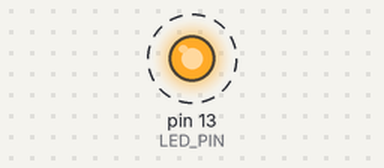
The sketch below on a simulated Arduino Uno, built with avr-gcc and run on an emulated ATmega328P. Shown: output pins drawn as LEDs (lit = HIGH). Dashed ring = blinking. What the sketch prints to the serial monitor is not drawn.

Above: at 0.2 s.
Timing chart, 0 to 3.0 s (numbered marks = the images above):
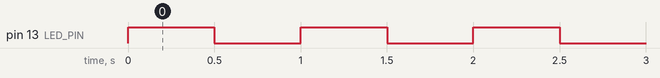

The sketch:

main.ino
```cpp
/*
 * test_proj - Arduino / C++ Firmware Entrypoint
 */

const int LED_PIN = 13; // Status LED

void setup() {
  Serial.begin(115200);
  pinMode(LED_PIN, OUTPUT);
  Serial.println("[test_proj] System Boot Complete.");
}

void loop() {
  digitalWrite(LED_PIN, HIGH);
  delay(500);
  digitalWrite(LED_PIN, LOW);
  delay(500);
}
```

Measured:
- by itself, pin 13 (LED_PIN): alternates HIGH for 0.50 s and LOW for 0.50 s
